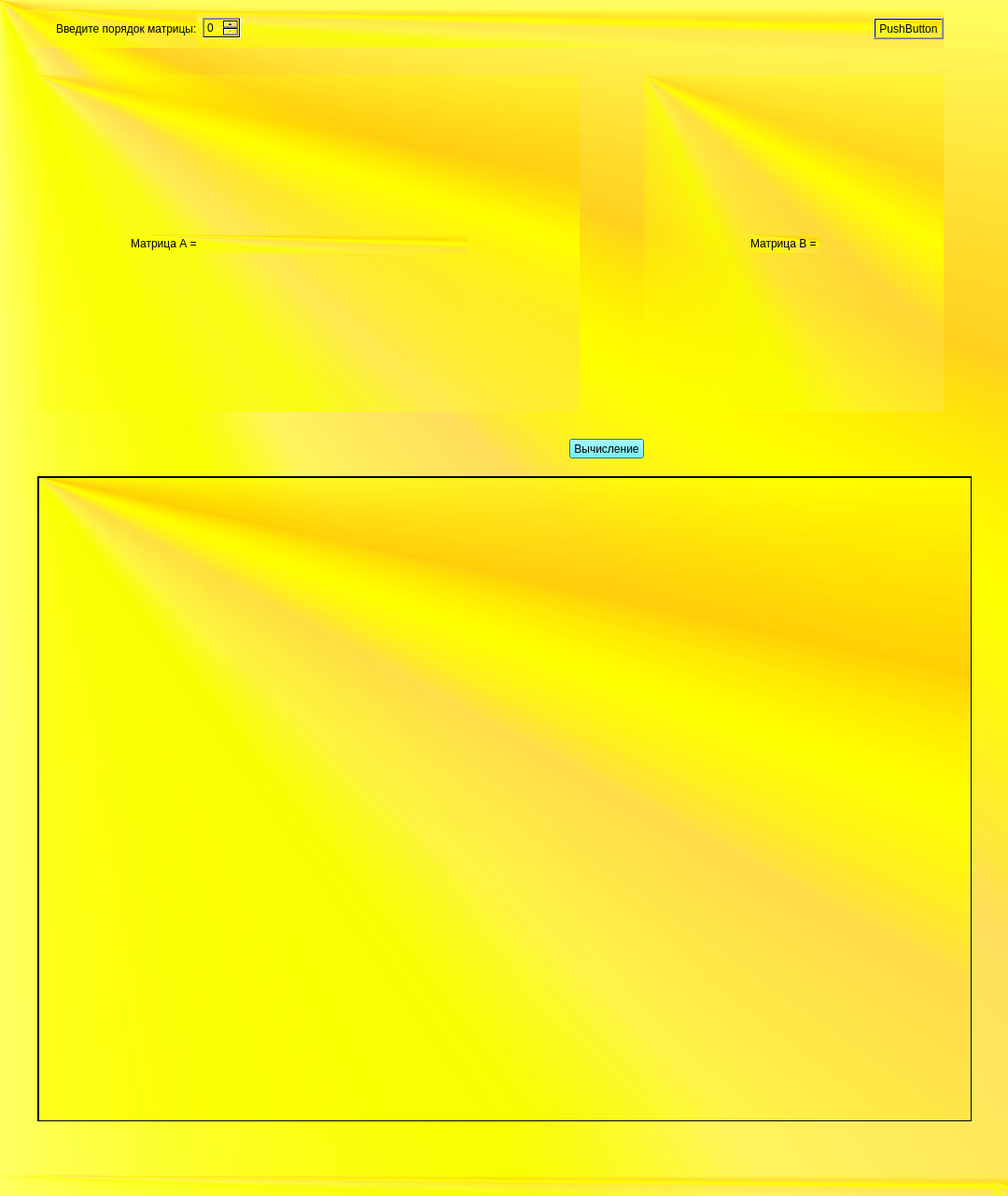
<?xml version="1.0" encoding="UTF-8"?>
<ui version="4.0">
 <class>MainWindow</class>
 <widget class="QMainWindow" name="MainWindow">
  <property name="geometry">
   <rect>
    <x>0</x>
    <y>0</y>
    <width>1080</width>
    <height>1281</height>
   </rect>
  </property>
  <property name="windowTitle">
   <string>MainWindow</string>
  </property>
  <property name="styleSheet">
   <string notr="true">background-color: qconicalgradient(cx:0, cy:0, angle:135, stop:0 rgba(255, 255, 0, 69), stop:0.375 rgba(255, 255, 0, 69), stop:0.423533 rgba(251, 255, 0, 145), stop:0.45 rgba(247, 255, 0, 208), stop:0.477581 rgba(255, 244, 71, 130), stop:0.518717 rgba(255, 218, 71, 130), stop:0.55 rgba(255, 255, 0, 255), stop:0.57754 rgba(255, 203, 0, 130), stop:0.625 rgba(255, 255, 0, 69), stop:1 rgba(255, 255, 0, 69));</string>
  </property>
  <widget class="QWidget" name="centralwidget_1">
   <widget class="QWidget" name="horizontalLayoutWidget">
    <property name="geometry">
     <rect>
      <x>20</x>
      <y>10</y>
      <width>991</width>
      <height>41</height>
     </rect>
    </property>
    <layout class="QHBoxLayout" name="horizontalLayout">
     <item>
      <spacer name="horizontalSpacer">
       <property name="orientation">
        <enum>Qt::Horizontal</enum>
       </property>
       <property name="sizeType">
        <enum>QSizePolicy::Minimum</enum>
       </property>
       <property name="sizeHint" stdset="0">
        <size>
         <width>40</width>
         <height>20</height>
        </size>
       </property>
      </spacer>
     </item>
     <item>
      <widget class="QLabel" name="label_1">
       <property name="text">
        <string>Введите порядок матрицы:</string>
       </property>
      </widget>
     </item>
     <item>
      <widget class="QSpinBox" name="spinBox_1"/>
     </item>
     <item>
      <spacer name="horizontalSpacer_3">
       <property name="orientation">
        <enum>Qt::Horizontal</enum>
       </property>
       <property name="sizeHint" stdset="0">
        <size>
         <width>40</width>
         <height>20</height>
        </size>
       </property>
      </spacer>
     </item>
     <item>
      <widget class="QPushButton" name="pushButton">
       <property name="enabled">
        <bool>true</bool>
       </property>
       <property name="inputMethodHints">
        <set>Qt::ImhHiddenText</set>
       </property>
       <property name="text">
        <string>PushButton</string>
       </property>
       <property name="checkable">
        <bool>false</bool>
       </property>
       <property name="autoDefault">
        <bool>false</bool>
       </property>
       <property name="default">
        <bool>false</bool>
       </property>
       <property name="flat">
        <bool>false</bool>
       </property>
      </widget>
     </item>
    </layout>
   </widget>
   <widget class="QWidget" name="gridLayoutWidget_2">
    <property name="geometry">
     <rect>
      <x>40</x>
      <y>80</y>
      <width>581</width>
      <height>361</height>
     </rect>
    </property>
    <layout class="QGridLayout" name="gridLayout_1">
     <item row="3" column="3">
      <spacer name="verticalSpacer">
       <property name="orientation">
        <enum>Qt::Vertical</enum>
       </property>
       <property name="sizeHint" stdset="0">
        <size>
         <width>20</width>
         <height>40</height>
        </size>
       </property>
      </spacer>
     </item>
     <item row="2" column="1">
      <spacer name="horizontalSpacer_1">
       <property name="orientation">
        <enum>Qt::Horizontal</enum>
       </property>
       <property name="sizeType">
        <enum>QSizePolicy::Preferred</enum>
       </property>
       <property name="sizeHint" stdset="0">
        <size>
         <width>100</width>
         <height>20</height>
        </size>
       </property>
      </spacer>
     </item>
     <item row="1" column="3">
      <spacer name="verticalSpacer_2">
       <property name="orientation">
        <enum>Qt::Vertical</enum>
       </property>
       <property name="sizeHint" stdset="0">
        <size>
         <width>20</width>
         <height>40</height>
        </size>
       </property>
      </spacer>
     </item>
     <item row="2" column="5">
      <spacer name="horizontalSpacer_2">
       <property name="orientation">
        <enum>Qt::Horizontal</enum>
       </property>
       <property name="sizeType">
        <enum>QSizePolicy::Preferred</enum>
       </property>
       <property name="sizeHint" stdset="0">
        <size>
         <width>100</width>
         <height>20</height>
        </size>
       </property>
      </spacer>
     </item>
     <item row="2" column="3">
      <layout class="QGridLayout" name="gridLayout_2">
       <item row="0" column="0">
        <layout class="QGridLayout" name="gridLayout_3"/>
       </item>
      </layout>
     </item>
     <item row="2" column="2">
      <widget class="QLabel" name="label_3">
       <property name="text">
        <string>Матрица А = </string>
       </property>
      </widget>
     </item>
    </layout>
   </widget>
   <widget class="QWidget" name="gridLayoutWidget_3">
    <property name="geometry">
     <rect>
      <x>690</x>
      <y>80</y>
      <width>321</width>
      <height>361</height>
     </rect>
    </property>
    <layout class="QGridLayout" name="gridLayout_4">
     <item row="2" column="0">
      <spacer name="horizontalSpacer_4">
       <property name="orientation">
        <enum>Qt::Horizontal</enum>
       </property>
       <property name="sizeType">
        <enum>QSizePolicy::Expanding</enum>
       </property>
       <property name="sizeHint" stdset="0">
        <size>
         <width>100</width>
         <height>20</height>
        </size>
       </property>
      </spacer>
     </item>
     <item row="2" column="2">
      <layout class="QGridLayout" name="gridLayout_5">
       <item row="0" column="0">
        <layout class="QGridLayout" name="gridLayout_6"/>
       </item>
      </layout>
     </item>
     <item row="3" column="2">
      <spacer name="verticalSpacer_3">
       <property name="orientation">
        <enum>Qt::Vertical</enum>
       </property>
       <property name="sizeHint" stdset="0">
        <size>
         <width>20</width>
         <height>40</height>
        </size>
       </property>
      </spacer>
     </item>
     <item row="1" column="2">
      <spacer name="verticalSpacer_4">
       <property name="orientation">
        <enum>Qt::Vertical</enum>
       </property>
       <property name="sizeHint" stdset="0">
        <size>
         <width>20</width>
         <height>40</height>
        </size>
       </property>
      </spacer>
     </item>
     <item row="2" column="4">
      <spacer name="horizontalSpacer_5">
       <property name="orientation">
        <enum>Qt::Horizontal</enum>
       </property>
       <property name="sizeType">
        <enum>QSizePolicy::Expanding</enum>
       </property>
       <property name="sizeHint" stdset="0">
        <size>
         <width>100</width>
         <height>20</height>
        </size>
       </property>
      </spacer>
     </item>
     <item row="2" column="1">
      <widget class="QLabel" name="label_2">
       <property name="text">
        <string>Матрица B = </string>
       </property>
       <property name="scaledContents">
        <bool>false</bool>
       </property>
      </widget>
     </item>
    </layout>
   </widget>
   <widget class="QScrollArea" name="scrollArea_1">
    <property name="geometry">
     <rect>
      <x>40</x>
      <y>510</y>
      <width>1001</width>
      <height>691</height>
     </rect>
    </property>
    <property name="layoutDirection">
     <enum>Qt::LeftToRight</enum>
    </property>
    <property name="widgetResizable">
     <bool>true</bool>
    </property>
    <widget class="QWidget" name="scrollAreaWidgetContents">
     <property name="enabled">
      <bool>true</bool>
     </property>
     <property name="geometry">
      <rect>
       <x>0</x>
       <y>0</y>
       <width>999</width>
       <height>689</height>
      </rect>
     </property>
     <widget class="QTextBrowser" name="textBrowser_1">
      <property name="geometry">
       <rect>
        <x>0</x>
        <y>0</y>
        <width>1001</width>
        <height>691</height>
       </rect>
      </property>
     </widget>
    </widget>
   </widget>
   <widget class="QPushButton" name="pushButton_2">
    <property name="geometry">
     <rect>
      <x>610</x>
      <y>470</y>
      <width>80</width>
      <height>21</height>
     </rect>
    </property>
    <property name="styleSheet">
     <string notr="true">background-color: rgb(85, 255, 255);</string>
    </property>
    <property name="text">
     <string>Вычисление</string>
    </property>
    <property name="default">
     <bool>true</bool>
    </property>
   </widget>
  </widget>
  <widget class="QMenuBar" name="menubar">
   <property name="geometry">
    <rect>
     <x>0</x>
     <y>0</y>
     <width>1080</width>
     <height>20</height>
    </rect>
   </property>
  </widget>
  <widget class="QStatusBar" name="statusbar"/>
 </widget>
 <resources/>
 <connections/>
</ui>
